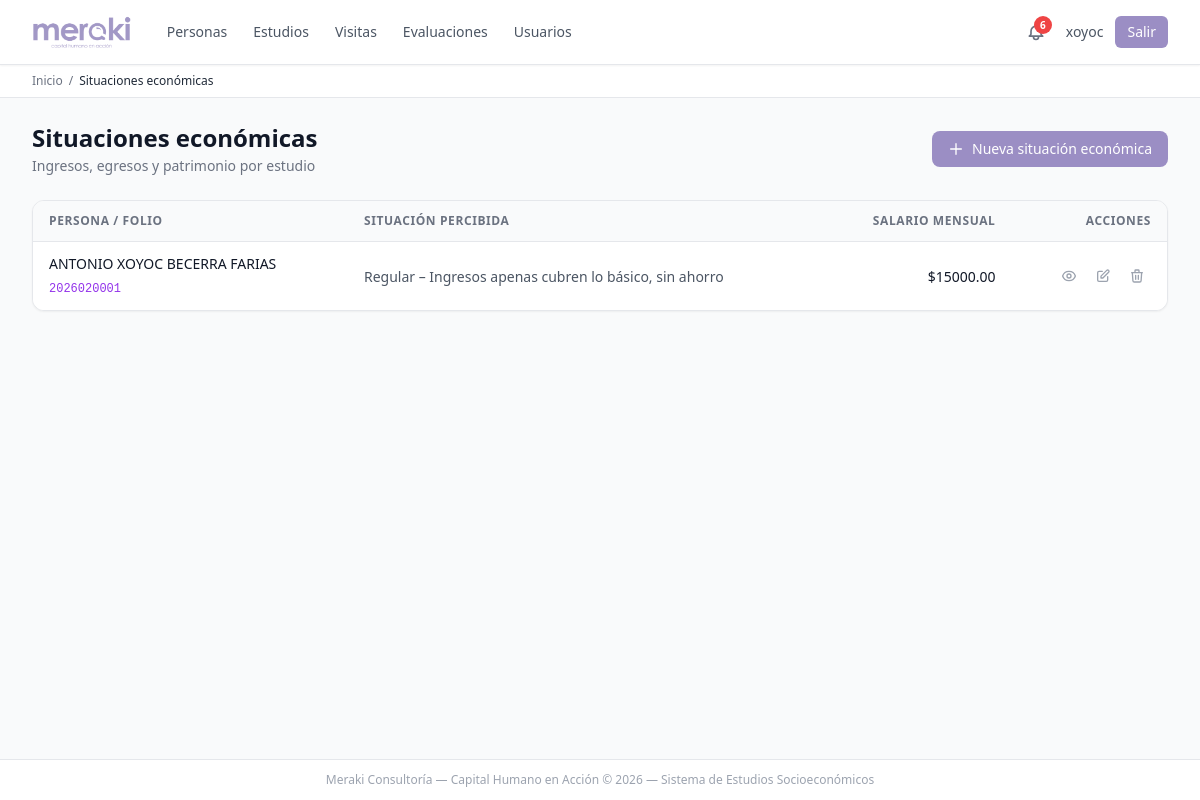
The page /economia/ (signed in) on the database as committed earlier.
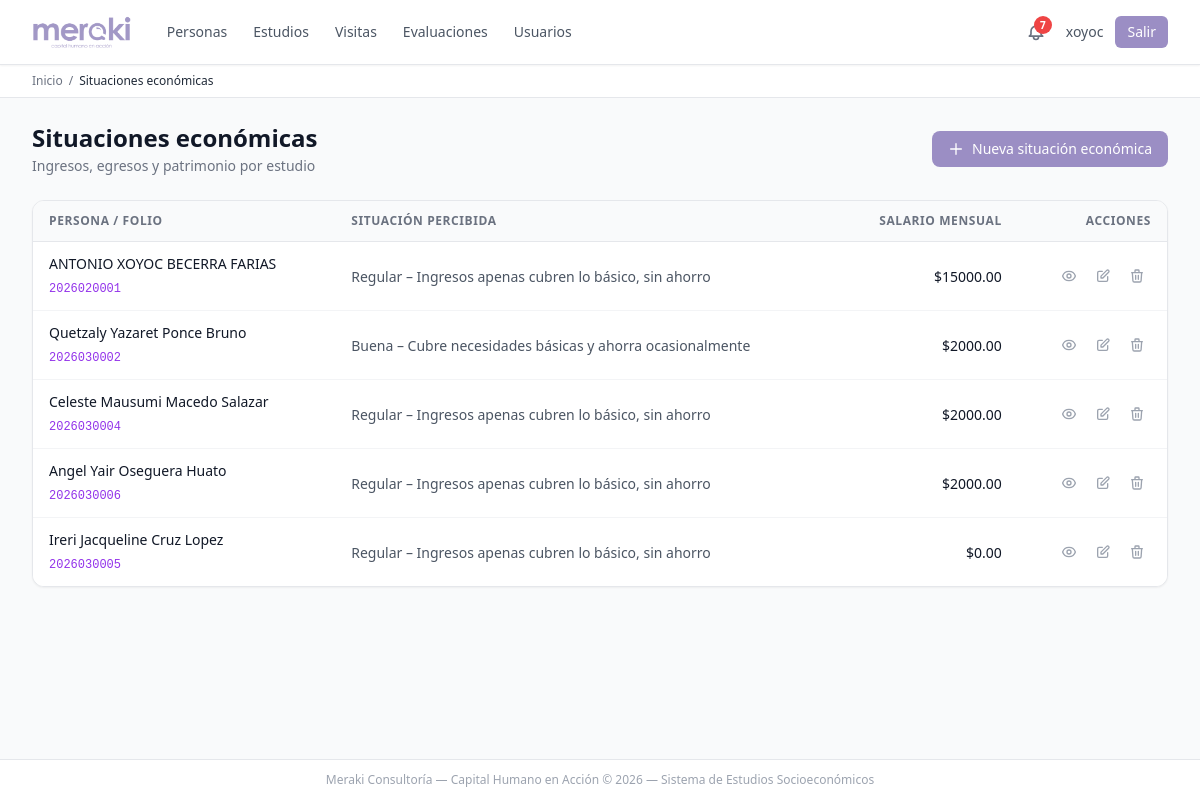
The same page on the database as committed later.
### apps/economia/models.py (models this page shows, shortened)
class SituacionEconomica(models.Model):
    estudio = models.OneToOneField(EstudioSocioeconomico, on_delete=models.CASCADE, related_name='situacion_economica')
    SITUACION_PERCIBIDA = [
        ('MBU', 'Muy buena – Ingresos suficientes y ahorro regular'),
        ('BUE', 'Buena – Cubre necesidades básicas y ahorra ocasionalmente'),
        ('REG', 'Regular – Ingresos apenas cubren lo básico, sin ahorro'),
        ('MAL', 'Mala – Dificultades para cubrir necesidades básicas'),
        ('MMA', 'Muy mala – Depende de apoyo externo o tiene deudas sin cubrir'),
    ]
    situacion_economica_percibida = models.CharField(
        max_length=3, choices=SITUACION_PERCIBIDA, blank=True,
        verbose_name='Situación económica autopercibida'
    )
    salario_mensual = models.DecimalField(max_digits=10, decimal_places=2, validators=[MinValueValidator(0)])
    bonos_comisiones = models.DecimalField(max_digits=10, decimal_places=2, default=0, validators=[MinValueValidator(0)])
    ingresos_extra = models.DecimalField(max_digits=10, decimal_places=2, default=0, validators=[MinValueValidator(0)])
    apoyo_familiar = models.DecimalField(max_digits=10, decimal_places=2, default=0, validators=[MinValueValidator(0)])
    otros_ingresos = models.DecimalField(max_digits=10, decimal_places=2, default=0, validators=[MinValueValidator(0)])
    descripcion_otros_ingresos = models.CharField(max_length=200, blank=True)
    gasto_alimentacion = models.DecimalField(max_digits=10, decimal_places=2, default=0, validators=[MinValueValidator(0)])
    gasto_vivienda = models.DecimalField(max_digits=10, decimal_places=2, default=0, validators=[MinValueValidator(0)])
    gasto_servicios = models.DecimalField(max_digits=10, decimal_places=2, default=0, validators=[MinValueValidator(0)])
    gasto_transporte = models.DecimalField(max_digits=10, decimal_places=2, default=0, validators=[MinValueValidator(0)])
    gasto_educacion = models.DecimalField(max_digits=10, decimal_places=2, default=0, validators=[MinValueValidator(0)])
    gasto_salud = models.DecimalField(max_digits=10, decimal_places=2, default=0, validators=[MinValueValidator(0)])
    gasto_deudas = models.DecimalField(max_digits=10, decimal_places=2, default=0, validators=[MinValueValidator(0)])
    otros_gastos = models.DecimalField(max_digits=10, decimal_places=2, default=0, validators=[MinValueValidator(0)])
    descripcion_otros_gastos = models.CharField(max_length=200, blank=True)
    tiene_automovil = models.BooleanField(default=False)
    automovil_marca_modelo = models.CharField(max_length=100, blank=True)
    automovil_anio = models.IntegerField(null=True, blank=True)
    automovil_valor_comercial = models.DecimalField(
        max_digits=12, decimal_places=2, null=True, blank=True,
        validators=[MinValueValidator(0)],
        verbose_name='Valor comercial del automóvil'
    )
    automovil_con_adeudo = models.BooleanField(
        default=False,
        verbose_name='El automóvil aún tiene pagos pendientes'
    )
    TIPO_VIVIENDA_PATRIMONIO = [
        ('NINGUNA', 'Sin vivienda'),
        ('PROPIA', 'Vivienda propia'),
        ('INVERSION', 'Vivienda en inversión'),
        ('TERRENO', 'Terreno'),
        ('OTRO', 'Otro'),
    ]
    patrimonio_inmobiliario = models.CharField(max_length=20, choices=TIPO_VIVIENDA_PATRIMONIO, default='NINGUNA')
    descripcion_patrimonio = models.TextField(blank=True)
    institucion_bancaria = models.CharField(
        max_length=100, blank=True,
        verbose_name='Institución bancaria (tarjeta de débito)'
    )
    afore = models.CharField(
        max_length=100, blank=True,
        verbose_name='AFORE a la que está afiliado'
    )
    tiene_creditos = models.BooleanField(default=False)
    credito_hipotecario = models.DecimalField(max_digits=12, decimal_places=2, default=0, validators=[MinValueValidator(0)])
    credito_automotriz = models.DecimalField(max_digits=12, decimal_places=2, default=0, validators=[MinValueValidator(0)])
    tarjetas_credito = models.DecimalField(max_digits=12, decimal_places=2, default=0, validators=[MinValueValidator(0)])
    tarjeta_credito_banco = models.CharField(
        max_length=200, blank=True,
        verbose_name='Banco(s) de tarjeta(s) de crédito'
    )
    tienda_departamental_nombre = models.CharField(
        max_length=200, blank=True,
        verbose_name='Tienda(s) departamental(es) con crédito'
    )
    tienda_departamental_adeudo = models.DecimalField(
        max_digits=12, decimal_places=2, null=True, blank=True,
        validators=[MinValueValidator(0)],
        verbose_name='Monto aproximado de adeudo en tienda departamental'
    )
    prestamos_personales = models.DecimalField(max_digits=12, decimal_places=2, default=0, validators=[MinValueValidator(0)])
    otros_creditos = models.DecimalField(max_digits=12, decimal_places=2, default=0, validators=[MinValueValidator(0)])
    descripcion_otros_creditos = models.CharField(max_length=200, blank=True)
    class Meta:
        verbose_name_plural = "Situaciones económicas"

### apps/estudios/models.py (models this page shows, shortened)
class EstudioSocioeconomico(TimestampModel):
    persona = models.ForeignKey(Persona, on_delete=models.CASCADE, related_name='estudios')
    tipo_estudio = models.ForeignKey(TipoEstudio, on_delete=models.PROTECT)
    empresa_cliente = models.ForeignKey(
        EmpresaCliente, on_delete=models.SET_NULL, null=True, blank=True,
        related_name='estudios',
        verbose_name='Empresa que solicita el estudio'
    )
    ESTADO_ESTUDIO = [
        ('BOR', 'Borrador'),
        ('VIS', 'Visita programada'),
        ('PRO', 'En proceso'),
        ('COM', 'Completado'),
        ('REV', 'En revisión'),
        ('APR', 'Confiable'),
        ('REC', 'No confiable'),
        ('CAN', 'Cancelado'),
    ]
    estado = models.CharField(max_length=3, choices=ESTADO_ESTUDIO, default='BOR')
    fecha_programada_visita = models.DateTimeField(null=True, blank=True)
    fecha_realizacion = models.DateTimeField(null=True, blank=True)
    fecha_aprobacion = models.DateTimeField(null=True, blank=True)
    observaciones = models.TextField(blank=True)
    conclusion = models.TextField(blank=True)
    puntuacion_total = models.DecimalField(max_digits=5, decimal_places=2, null=True, blank=True)
    expectativas_salariales = models.CharField(
        max_length=200, blank=True,
        verbose_name='Expectativas económicas para la vacante'
    )
    MEDIO_ENTERADO = [
        ('FAC', 'Facebook'),
        ('WSK', 'WhatsApp'),
        ('REF', 'Referencia'),
        ('OTR', 'Otro'),
    ]
    medio_enterado_vacante = models.CharField(
        max_length=3, choices=MEDIO_ENTERADO, blank=True,
        verbose_name='Medio por el que se enteró de la vacante'
    )
    tiempo_traslado = models.CharField(
        max_length=100, blank=True,
        verbose_name='Tiempo aproximado de traslado domicilio-empresa'
    )
    comentarios_adicionales = models.TextField(
        blank=True,
        verbose_name='Comentarios adicionales del solicitante'
    )
    aspectos_positivos = models.TextField(
        blank=True,
        verbose_name='Aspectos positivos'
    )
    aspectos_negativos = models.TextField(
        blank=True,
        verbose_name='Aspectos negativos / áreas de oportunidad'
    )
    class Meta:
        verbose_name_plural = "Estudios socioeconómicos"
        ordering = ['-created_at']

### apps/personas/models.py (models this page shows, shortened)
class Persona(TimestampModel):
    folio = models.CharField(max_length=20, unique=True, editable=False)
    nombre = models.CharField(max_length=100)
    apellido_paterno = models.CharField(max_length=100)
    apellido_materno = models.CharField(max_length=100, blank=True)
    fecha_nacimiento = models.DateField(null=True, blank=True)
    lugar_nacimiento = models.CharField(max_length=200, blank=True, verbose_name='Lugar de nacimiento')
    TIPO_IDENTIFICACION = [
        ('INE', 'INE/IFE'),
        ('PAS', 'Pasaporte'),
        ('CED', 'Cédula Profesional'),
        ('CAR', 'Cartilla Militar'),
        ('OTR', 'Otro'),
    ]
    tipo_identificacion = models.CharField(max_length=3, choices=TIPO_IDENTIFICACION, blank=True)
    numero_identificacion = models.CharField(max_length=50, blank=True)
    curp = models.CharField(max_length=18, blank=True, validators=[RegexValidator(r'^$|^[A-Z0-9]{18}$', 'CURP inválida (debe tener 18 caracteres alfanuméricos en mayúsculas)')])
    rfc = models.CharField(max_length=13, blank=True, validators=[RegexValidator(r'^[A-Z&Ñ]{4}\d{6}[A-Z0-9]{3}$', 'RFC inválido')])
    nss = models.CharField(max_length=11, blank=True, verbose_name='NSS (Número de Seguridad Social)')
    licencia_manejo_folio = models.CharField(max_length=50, blank=True, verbose_name='Folio de licencia de manejo')
    cartilla_militar_folio = models.CharField(max_length=50, blank=True, verbose_name='Folio de cartilla militar')
    acta_nacimiento_numero = models.CharField(max_length=50, blank=True, verbose_name='Número de acta de nacimiento')
    email = models.EmailField()
    telefono_movil = models.CharField(max_length=15)
    telefono_fijo = models.CharField(max_length=15, blank=True)
    facebook_perfil = models.CharField(max_length=200, blank=True, verbose_name='Perfil de Facebook')
    ESTADO_CIVIL = [
        ('SOL', 'Soltero/a'),
        ('CAS', 'Casado/a'),
        ('ULB', 'Unión Libre'),
        ('DIV', 'Divorciado/a'),
        ('VIU', 'Viudo/a'),
        ('SEP', 'Separado/a'),
        ('OTR', 'Otro'),
    ]
    estado_civil = models.CharField(max_length=3, choices=ESTADO_CIVIL, blank=True)
    numero_dependientes = models.IntegerField(default=0, validators=[MinValueValidator(0)])
    peso = models.DecimalField(
        max_digits=5, decimal_places=2, null=True, blank=True,
        verbose_name='Peso (kg)',
        validators=[MinValueValidator(0), MaxValueValidator(999)]
    )
    estatura = models.DecimalField(
        max_digits=5, decimal_places=2, null=True, blank=True,
        verbose_name='Estatura (cm)',
        validators=[MinValueValidator(0), MaxValueValidator(999)]
    )
    historial_residencias = models.TextField(
        blank=True,
        verbose_name='Historial de residencias anteriores',
        help_text='Lugar, período (año inicio-fin) y motivo del cambio de residencia'
    )
    periodos_sin_laborar = models.TextField(
        blank=True,
        verbose_name='Períodos sin laborar',
        help_text='Período (mes/año inicio-fin) y actividad durante ese tiempo'
    )
    actividades_tiempo_libre = models.TextField(
        blank=True,
        verbose_name='Actividades en tiempo libre',
        help_text='Tipo de actividad, frecuencia y tiempo dedicado'
    )
    activo = models.BooleanField(default=True)
    class Meta:
        verbose_name_plural = "Personas"
        indexes = [
            models.Index(fields=['folio']),
            models.Index(fields=['curp']),
            models.Index(fields=['apellido_paterno', 'apellido_materno', 'nombre']),
        ]
    @property
    def nombre_completo(self):
        return f"{self.nombre} {self.apellido_paterno} {self.apellido_materno}".strip()

### apps/economia/views.py (the view)
# urls.py: path('', views.SituacionEconomicaListView.as_view(), name='situacioneconomica_list'),
class SituacionEconomicaListView(LoginRequiredMixin, ListView):
    model = SituacionEconomica
    context_object_name = 'situaciones_economicas'
    paginate_by = 25

### apps/notificaciones/context_processors.py (called while the page is built)
def notif_count(request):
    if not request.user.is_authenticated:
        return {'notif_count_global': 0}
    count = Notificacion.objects.filter(
        usuario=request.user, leida=False
    ).count()
    return {'notif_count_global': count}

### apps/usuarios/context_processors.py (called while the page is built, shortened)
def perfil_usuario(request):
    if request.user.is_superuser:
        return {
            'perfil_usuario': None,
            'es_analista': True,
            'es_inspector': False,
            'es_auditor': False,
            'modulos_permitidos': _TODOS_LOS_MODULOS,
        }

### templates/economia/situacioneconomica_list.html (shortened to what the changed rows need)
{% extends "base.html" %}
{% block content %}
<div class="flex flex-col sm:flex-row sm:items-center sm:justify-between gap-4 mb-6">
  <div>
    <h1 class="text-2xl font-bold text-gray-900">Situaciones económicas</h1>
  </div>
</div>
{% with object_list=situaciones|default:object_list %}
{% if object_list %}
<div class="bg-white rounded-xl shadow-sm border border-gray-200 overflow-hidden">
  <div class="overflow-x-auto">
    <table class="min-w-full divide-y divide-gray-200">
      <thead class="bg-gray-50">
        <tr>
          <th scope="col" class="px-4 py-3 text-left text-xs font-semibold text-gray-500 uppercase tracking-wider">
            Persona / Folio
          </th>
          <th scope="col" class="px-4 py-3 text-left text-xs font-semibold text-gray-500 uppercase tracking-wider hidden sm:table-cell">
            Situación percibida
          </th>
          <th scope="col" class="px-4 py-3 text-right text-xs font-semibold text-gray-500 uppercase tracking-wider">
            Salario mensual
          </th>
          <th scope="col" class="px-4 py-3 text-right text-xs font-semibold text-gray-500 uppercase tracking-wider">
            Acciones
          </th>
        </tr>
      </thead>
      <tbody class="bg-white divide-y divide-gray-100">
        {% for s in object_list %}
        <tr class="hover:bg-purple-50 transition-colors">
          <td class="px-4 py-3">
            <a href="{% url 'economia:situacioneconomica_detail' pk=s.pk %}"
               class="block text-sm font-medium text-gray-900 hover:text-purple-700">
              {{ s.estudio.persona.nombre_completo }}
            </a>
            <span class="text-xs font-mono text-purple-600">{{ s.estudio.persona.folio }}</span>
          </td>
          <td class="px-4 py-3 hidden sm:table-cell">
            <span class="text-sm text-gray-600">{{ s.get_situacion_economica_percibida_display|default:"—" }}</span>
          </td>
          <td class="px-4 py-3 text-right whitespace-nowrap">
            <span class="text-sm font-medium text-gray-900">${{ s.salario_mensual|floatformat:2 }}</span>
          </td>
          <td class="px-4 py-3 whitespace-nowrap text-right">
            <div class="flex items-center justify-end gap-1.5">
              <a href="{% url 'economia:situacioneconomica_detail' pk=s.pk %}"
                 class="p-1.5 text-gray-400 hover:text-purple-600 hover:bg-purple-50 rounded-md transition-colors"
                 title="Ver detalle">
              </a>
              <a href="{% url 'economia:situacioneconomica_update' pk=s.pk %}"
                 class="p-1.5 text-gray-400 hover:text-blue-600 hover:bg-blue-50 rounded-md transition-colors"
                 title="Editar">
                <svg class="h-4 w-4" fill="none" viewBox="0 0 24 24" stroke="currentColor" stroke-width="2">
                  <path stroke-linecap="round" stroke-linejoin="round" d="M11 5H6a2 2 0 00-2 2v11a2 2 0 002 2h11a2 2 0 002-2v-5m-1.414-9.414a2 2 0 112.828 2.828L11.828 15H9v-2.828l8.586-8.586z"/>
                </svg>
              </a>
              <a href="{% url 'economia:situacioneconomica_delete' pk=s.pk %}"
                 class="p-1.5 text-gray-400 hover:text-red-600 hover:bg-red-50 rounded-md transition-colors"
                 title="Eliminar">
                <svg class="h-4 w-4" fill="none" viewBox="0 0 24 24" stroke="currentColor" stroke-width="2">
                  <path stroke-linecap="round" stroke-linejoin="round" d="M19 7l-.867 12.142A2 2 0 0116.138 21H7.862a2 2 0 01-1.995-1.858L5 7m5 4v6m4-6v6m1-10V4a1 1 0 00-1-1h-4a1 1 0 00-1 1v3M4 7h16"/>
                </svg>
              </a>
            </div>
          </td>
        </tr>
        {% endfor %}
      </tbody>
    </table>
  </div>
</div>
{% else %}
{% url 'economia:situacioneconomica_create' as create_url %}
{% endif %}
{% endwith %}
{% endblock %}

Rows that differ between the two databases and show on the page:
added SituacionEconomica: estudio.persona.nombre_completo "Quetzaly Yazaret Ponce Bruno", estudio.persona.folio "2026030002", situacion_economica_percibida "Buena – Cubre necesidades básicas y ahorra ocasionalmente", salario_mensual "2000.00"
added SituacionEconomica: estudio.persona.nombre_completo "Celeste Mausumi Macedo Salazar", estudio.persona.folio "2026030004", situacion_economica_percibida "Regular – Ingresos apenas cubren lo básico, sin ahorro", salario_mensual "2000.00"
added SituacionEconomica: estudio.persona.nombre_completo "Angel Yair Oseguera Huato", estudio.persona.folio "2026030006", situacion_economica_percibida "Regular – Ingresos apenas cubren lo básico, sin ahorro", salario_mensual "2000.00"
added SituacionEconomica: estudio.persona.nombre_completo "Ireri Jacqueline Cruz Lopez", estudio.persona.folio "2026030005", situacion_economica_percibida "Regular – Ingresos apenas cubren lo básico, sin ahorro", salario_mensual "0.00"
Other text that changed with them:
{{ notif_count }}: "6" → "7"
